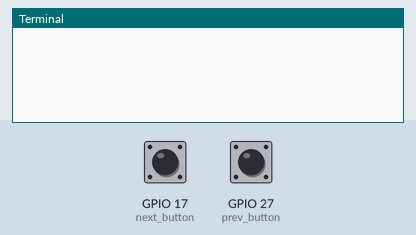
Recording of a program running on a simulated Raspberry Pi (BCM pin numbers). Shown: the last lines printed to the terminal. The test bench sets the inputs (shaded band); at power-on: GPIO 17 (next_button) HIGH, GPIO 27 (prev_button) HIGH. Files the program writes start out absent.

Above: at 1.2 s.
1.3 s: GPIO 17 (next_button) pulled LOW for 0.15 s
At 2.5 s:
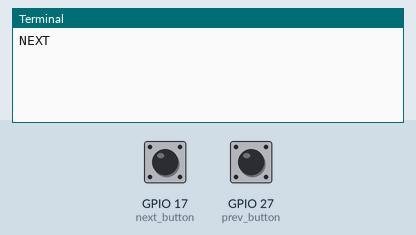
2.9 s: GPIO 27 (prev_button) pulled LOW for 0.15 s
At 3.9 s:
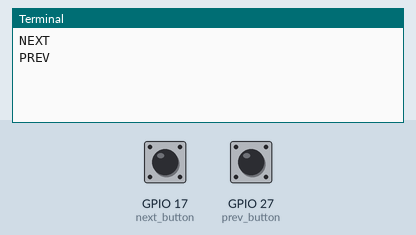

Measured:
- after the input at 1.3 s, the terminal: prints a new line at once (image 1)
- after the input at 2.9 s, the terminal: prints a new line at once (image 2)

The program:

main.py
```python
from gpiozero import Button
from signal import pause

PIPE = "/tmp/pipe"

pipe = open(PIPE, "w")

next_button = Button(17, bounce_time=0.05)
prev_button = Button(27, bounce_time=0.05)


def send_command(command):
    print(command, flush=True)
    pipe.write(command + "\n")
    pipe.flush()


next_button.when_pressed = lambda: send_command("NEXT")
prev_button.when_pressed = lambda: send_command("PREV")

try:
    pause()
finally:
    pipe.close()
```
